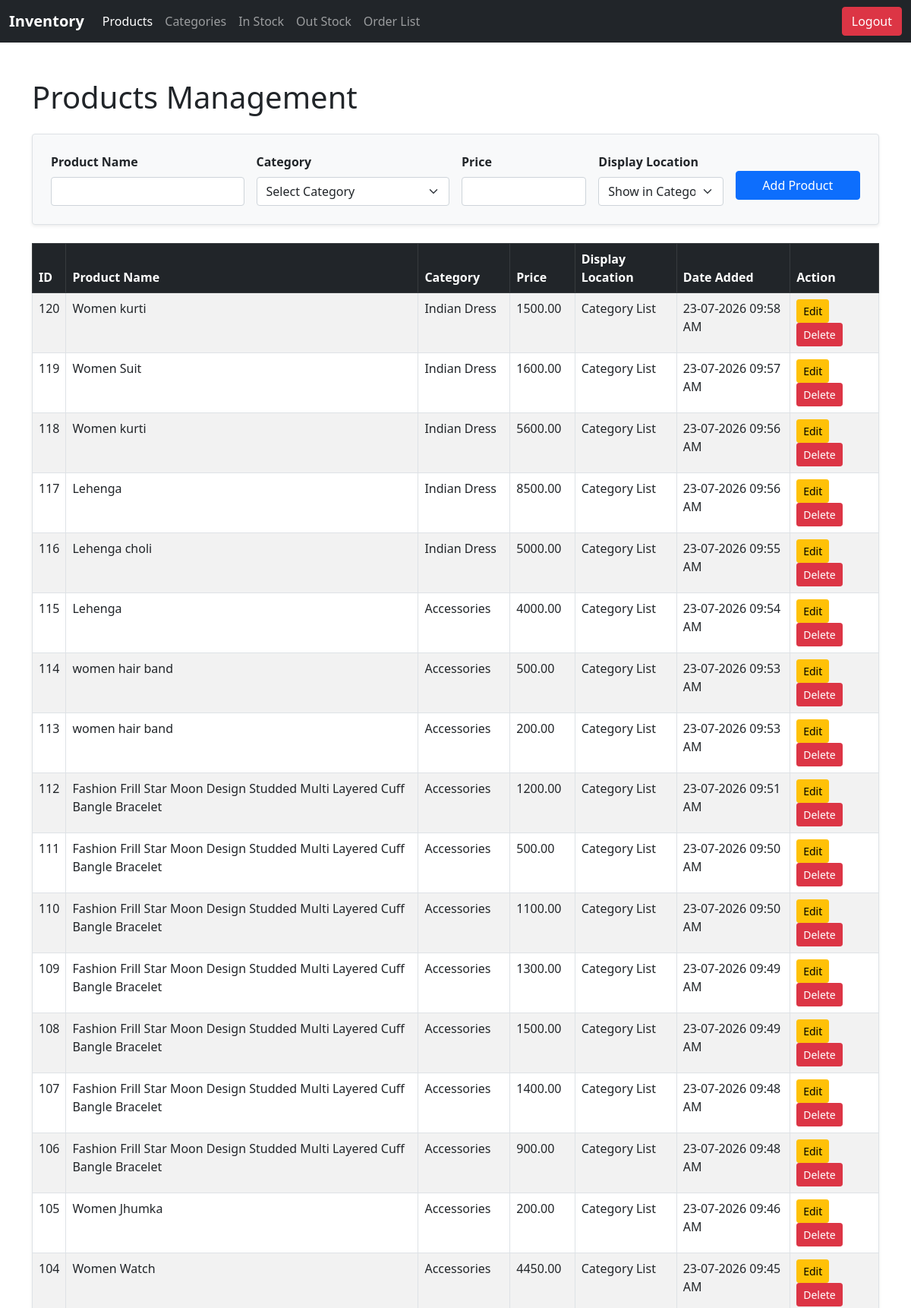
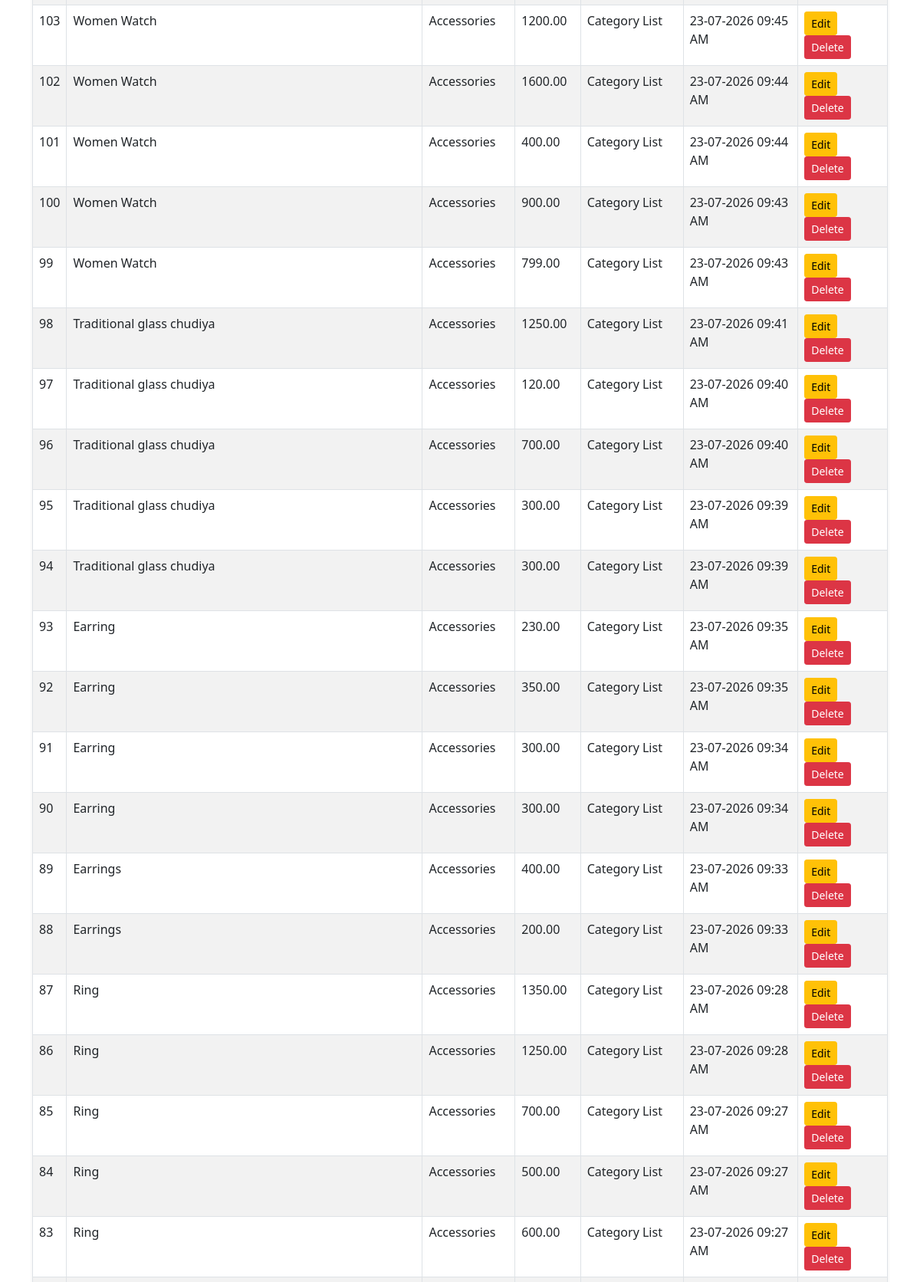
The page /admin/products-old.php (signed in, upper part) on the database its author committed (2 pictures, top to bottom).
### tables this page shows
CREATE TABLE `products` (
  `id` int(11) NOT NULL,
  `product_name` varchar(100) NOT NULL,
  `category_id` int(11) NOT NULL,
  `supplier_id` int(11) DEFAULT NULL,
  `quantity` int(11) DEFAULT NULL,
  `price` decimal(10,2) DEFAULT NULL,
  `minium_stock` int(11) DEFAULT NULL,
  `date_added` date DEFAULT NULL,
  `image_path` varchar(255) DEFAULT NULL,
  `display_location` varchar(255) DEFAULT NULL,
  `created_at` timestamp NULL DEFAULT NULL
);

CREATE TABLE `categories` (
  `id` int(11) NOT NULL,
  `category_name` varchar(100) NOT NULL,
  `description` text NOT NULL,
  `created_at` timestamp NULL DEFAULT NULL,
  `show_on_home` tinyint(1) DEFAULT '0',
  `image` varchar(255) NOT NULL
);

### admin/products-old.php (the view, shortened to what this page needs)
<?php include('conn.php'); ?>
<?php include('header.php'); ?>
<div class="container mt-5">
    <h1 class="mb-4">Products Management</h1>
    <?php
        $edit_mode = false;
        $edit_name = "";
        $edit_price = "";
        $edit_display = "category_list";
        $sql = "SELECT p.id, p.product_name, c.category_name, p.price, p.created_at, p.category_id, p.display_location
                FROM products p
                LEFT JOIN categories c ON p.category_id = c.id
                ORDER BY p.id DESC";
        $result = mysqli_query($conn, $sql);
    ?>
    <form method="POST" action="" class="p-4 border rounded shadow-sm bg-light mb-4">
        <div class="row g-3">
            <div class="col-md-3">
                <label class="form-label fw-bold">Product Name</label>
                <input type="text" name="product_name" class="form-control"
                       value="<?php echo $edit_mode ? $edit_name : ''; ?>" required>
            </div>
            <div class="col-md-3">
                <label class="form-label fw-bold">Category</label>
                <select name="category_id" class="form-select">
                    <option value="">Select Category</option>
                </select>
            </div>
            <div class="col-md-2">
                <label class="form-label fw-bold">Price</label>
                <input type="text" name="price" class="form-control"
                       value="<?php echo $edit_mode ? $edit_price : ''; ?>" required>
            </div>
            <div class="col-md-2">
                <label class="form-label fw-bold">Display Location</label>
                <select name="display_location" class="form-select">
                    <option value="category_list" <?php if($edit_display=='category_list') echo 'selected'; ?>>Show in Category List</option>
                </select>
            </div>
            <div class="col-md-2">
                <button type="submit" name="save_product" class="btn btn-<?php echo $edit_mode ? 'warning' : 'primary'; ?> w-100 mt-4">
                    <?php echo $edit_mode ? 'Update Product' : 'Add Product'; ?>
                </button>
            </div>
        </div>
    </form>
    <table class="table table-bordered table-hover table-striped mt-3 shadow-sm">
        <thead class="table-dark">
            <tr>
                <th>ID</th>
                <th>Product Name</th>
                <th>Category</th>
                <th>Price</th>
                <th>Display Location</th>
                <th>Date Added</th>
                <th>Action</th>
            </tr>
        </thead>
        <tbody>
            <?php
                if ($result && mysqli_num_rows($result) > 0) {
                    while($row = mysqli_fetch_assoc($result)) { ?>
                    <tr>
                        <td><?php echo $row['id']; ?></td>
                        <td><?php echo $row['product_name']; ?></td>
                        <td><?php echo $row['category_name']; ?></td>
                        <td><?php echo $row['price']; ?></td>
                        <td>
                            <?php
                                if($row['display_location']=='category_list') echo "Category List";
                                elseif($row['display_location']=='separate_list') echo "Separate List";
                                else echo "Hidden";
                            ?>
                        </td>
                        <td><?php if(isset($row['created_at'])){ echo  date("d-m-Y H:i A", strtotime($row['created_at'])); } ?></td>
                        <td>
                            <a href="products.php?edit_id=<?php echo $row['id']; ?>"
                               class="btn btn-warning btn-sm me-1">Edit</a>
                            <a href="products.php?delete_id=<?php echo $row['id']; ?>"
                               class="btn btn-danger btn-sm"
                               onclick="return confirm('Are you sure you want to delete this product?');">
                               Delete
                            </a>
                        </td>
                    </tr>
            <?php } } else { ?>
                    <tr>
                        <td colspan="7" class="text-center">No products found</td>
                    </tr>
            <?php } ?>
        </tbody>
    </table>

### rows shown on the page
products: id "120", product_name "Women kurti", category.category_name "Indian Dress", price "1500.00", display_location "Category List", created_at "23-07-2026 09:58 AM"
products: id "119", product_name "Women Suit", category.category_name "Indian Dress", price "1600.00", display_location "Category List", created_at "23-07-2026 09:57 AM"
products: id "118", product_name "Women kurti", category.category_name "Indian Dress", price "5600.00", display_location "Category List", created_at "23-07-2026 09:56 AM"
products: id "117", product_name "Lehenga", category.category_name "Indian Dress", price "8500.00", display_location "Category List", created_at "23-07-2026 09:56 AM"
products: id "116", product_name "Lehenga choli", category.category_name "Indian Dress", price "5000.00", display_location "Category List", created_at "23-07-2026 09:55 AM"
products: id "115", product_name "Lehenga", category.category_name "Accessories", price "4000.00", display_location "Category List", created_at "23-07-2026 09:54 AM"
products: id "114", product_name "women hair band", category.category_name "Accessories", price "500.00", display_location "Category List", created_at "23-07-2026 09:53 AM"
products: id "113", product_name "women hair band", category.category_name "Accessories", price "200.00", display_location "Category List", created_at "23-07-2026 09:53 AM"
products: id "112", product_name "Fashion Frill Star Moon Design Studded Multi Layered Cuff Bangle Bracelet", category.category_name "Accessories", price "1200.00", display_location "Category List", created_at "23-07-2026 09:51 AM"
products: id "111", product_name "Fashion Frill Star Moon Design Studded Multi Layered Cuff Bangle Bracelet", category.category_name "Accessories", price "500.00", display_location "Category List", created_at "23-07-2026 09:50 AM"
products: id "110", product_name "Fashion Frill Star Moon Design Studded Multi Layered Cuff Bangle Bracelet", category.category_name "Accessories", price "1100.00", display_location "Category List", created_at "23-07-2026 09:50 AM"
products: id "109", product_name "Fashion Frill Star Moon Design Studded Multi Layered Cuff Bangle Bracelet", category.category_name "Accessories", price "1300.00", display_location "Category List", created_at "23-07-2026 09:49 AM"
products: id "108", product_name "Fashion Frill Star Moon Design Studded Multi Layered Cuff Bangle Bracelet", category.category_name "Accessories", price "1500.00", display_location "Category List", created_at "23-07-2026 09:49 AM"
products: id "107", product_name "Fashion Frill Star Moon Design Studded Multi Layered Cuff Bangle Bracelet", category.category_name "Accessories", price "1400.00", display_location "Category List", created_at "23-07-2026 09:48 AM"
products: id "106", product_name "Fashion Frill Star Moon Design Studded Multi Layered Cuff Bangle Bracelet", category.category_name "Accessories", price "900.00", display_location "Category List", created_at "23-07-2026 09:48 AM"
products: id "105", product_name "Women Jhumka", category.category_name "Accessories", price "200.00", display_location "Category List", created_at "23-07-2026 09:46 AM"
products: id "104", product_name "Women Watch", category.category_name "Accessories", price "4450.00", display_location "Category List", created_at "23-07-2026 09:45 AM"
products: id "103", product_name "Women Watch", category.category_name "Accessories", price "1200.00", display_location "Category List", created_at "23-07-2026 09:45 AM"
products: id "102", product_name "Women Watch", category.category_name "Accessories", price "1600.00", display_location "Category List", created_at "23-07-2026 09:44 AM"
products: id "101", product_name "Women Watch", category.category_name "Accessories", price "400.00", display_location "Category List", created_at "23-07-2026 09:44 AM"
products: id "100", product_name "Women Watch", category.category_name "Accessories", price "900.00", display_location "Category List", created_at "23-07-2026 09:43 AM"
products: id "99", product_name "Women Watch", category.category_name "Accessories", price "799.00", display_location "Category List", created_at "23-07-2026 09:43 AM"
products: id "98", product_name "Traditional glass chudiya", category.category_name "Accessories", price "1250.00", display_location "Category List", created_at "23-07-2026 09:41 AM"
products: id "97", product_name "Traditional glass chudiya", category.category_name "Accessories", price "120.00", display_location "Category List", created_at "23-07-2026 09:40 AM"
products: id "96", product_name "Traditional glass chudiya", category.category_name "Accessories", price "700.00", display_location "Category List", created_at "23-07-2026 09:40 AM"
products: id "95", product_name "Traditional glass chudiya", category.category_name "Accessories", price "300.00", display_location "Category List", created_at "23-07-2026 09:39 AM"
products: id "94", product_name "Traditional glass chudiya", category.category_name "Accessories", price "300.00", display_location "Category List", created_at "23-07-2026 09:39 AM"
products: id "93", product_name "Earring", category.category_name "Accessories", price "230.00", display_location "Category List", created_at "23-07-2026 09:35 AM"
products: id "92", product_name "Earring", category.category_name "Accessories", price "350.00", display_location "Category List", created_at "23-07-2026 09:35 AM"
products: id "91", product_name "Earring", category.category_name "Accessories", price "300.00", display_location "Category List", created_at "23-07-2026 09:34 AM"
products: id "90", product_name "Earring", category.category_name "Accessories", price "300.00", display_location "Category List", created_at "23-07-2026 09:34 AM"
products: id "89", product_name "Earrings", category.category_name "Accessories", price "400.00", display_location "Category List", created_at "23-07-2026 09:33 AM"
products: id "88", product_name "Earrings", category.category_name "Accessories", price "200.00", display_location "Category List", created_at "23-07-2026 09:33 AM"
products: id "87", product_name "Ring", category.category_name "Accessories", price "1350.00", display_location "Category List", created_at "23-07-2026 09:28 AM"
products: id "86", product_name "Ring", category.category_name "Accessories", price "1250.00", display_location "Category List", created_at "23-07-2026 09:28 AM"
products: id "85", product_name "Ring", category.category_name "Accessories", price "700.00", display_location "Category List", created_at "23-07-2026 09:27 AM"
products: id "84", product_name "Ring", category.category_name "Accessories", price "500.00", display_location "Category List", created_at "23-07-2026 09:27 AM"
products: id "83", product_name "Ring", category.category_name "Accessories", price "600.00", display_location "Category List", created_at "23-07-2026 09:27 AM"
